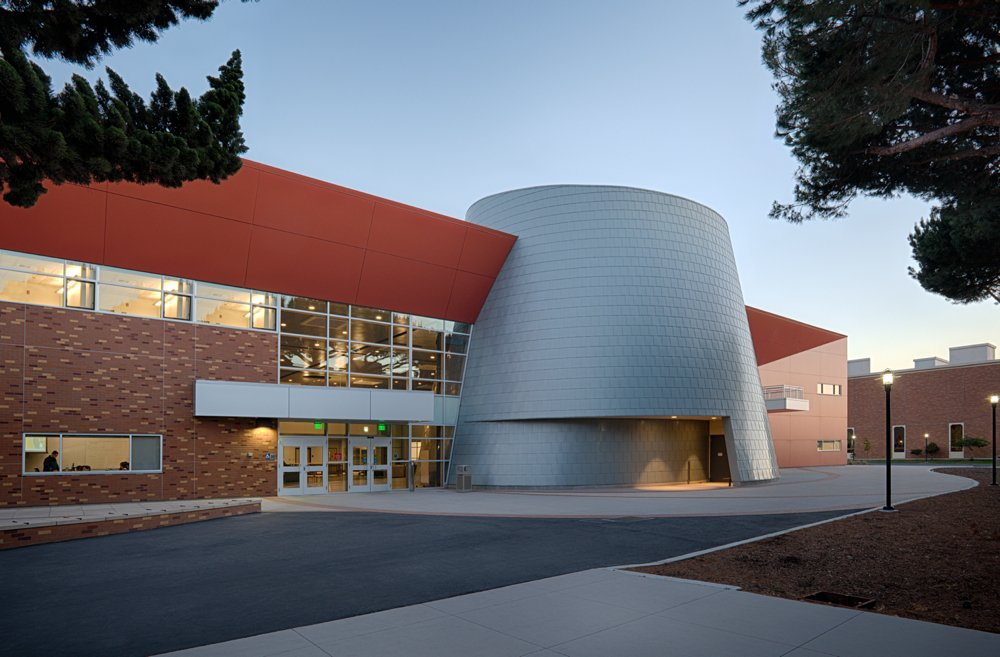
#> input picture labs/lab7/images/hartnell_planetarium.jpg, 1000 x 657 px
$ python chroma_key.py
#> lines starting #> are read from the running program, lines starting #| are printed output that depends on the picture
#
# chroma_key.py
# Created by Nicolas Lara Fonseca and Rodrigo Andrade
# 17 February 2020
#
import math
from PIL import Image

def distance(color1, color2):
    """returns color distance"""
    red_diff = math.pow((color1[0] - color2[0]), 2)
    green_diff = math.pow((color1[1] - color2[1]), 2)
    blue_diff = math.pow((color1[2] - color2[2]), 2)
    return math.sqrt(red_diff + green_diff + blue_diff)

def chromakey(background, greenscreen, new_image):
    """creates a new image with the target green changed to background image"""
    for x in range(new_image.width):
            for y in range(new_image.height):

                background_pixel = background.getpixel((x,y))
                new_pixel = background_pixel

                green = (0, 190, 60)


                if (y < greenscreen.height and x < greenscreen.width):
                    greenscreen_pixel = greenscreen.getpixel((x,y))
                    if distance(greenscreen_pixel, green) > 128:
                        new_pixel = greenscreen_pixel;
                new_image.putpixel((x,y), new_pixel)

    new_image.save('images/chromakeyed.png')
    return new_image


background = Image.open("images/hartnell_planetarium.jpg")
#> background is the input picture: PIL image 1000x657 RGB; mean R, G, B 104.9, 104.1, 110.5
greenscreen = Image.open("images/car_greenscreen.png")
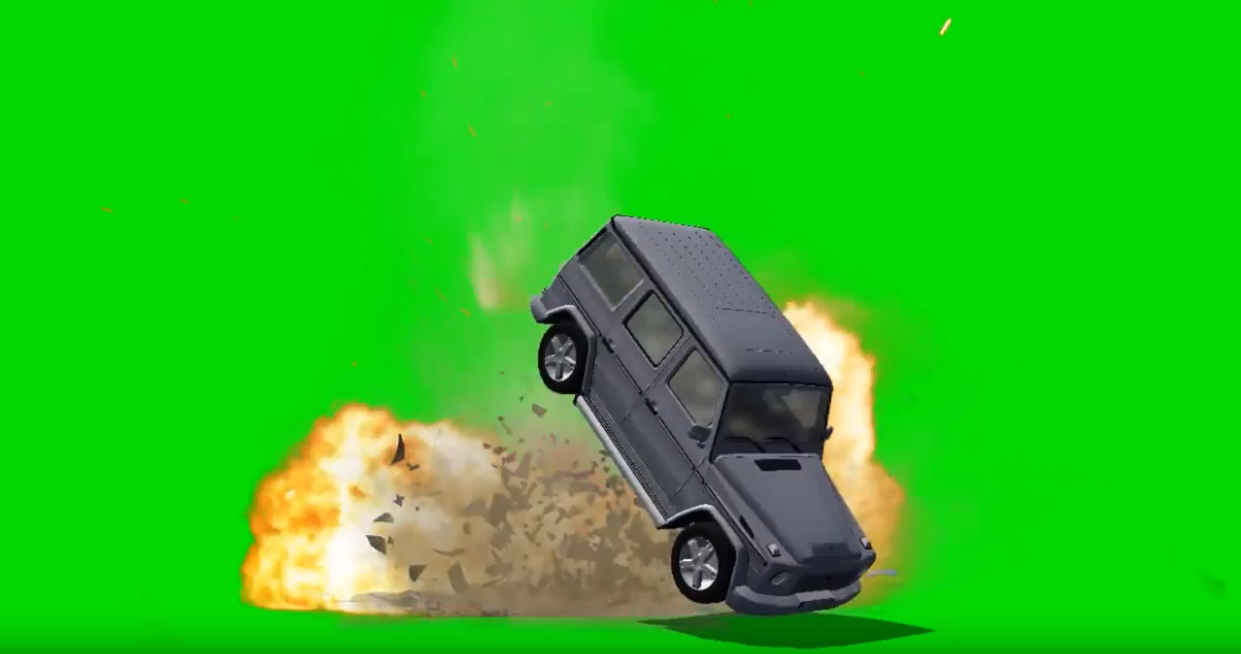
#> input picture labs/lab7/images/car_greenscreen.png, 1241 x 654 px
#> greenscreen is the input picture: PIL image 1241x654 RGBA; mean R, G, B, A 38, 192, 26.9, 255
new_image = Image.new("RGB", (background.width,background.height), "white")
#> new_image: PIL image 1000x657 RGB; every value is 255

our_new_image = chromakey(background, greenscreen, new_image)
#> after the loop in chromakey, `for x in range(new_image.width):`:
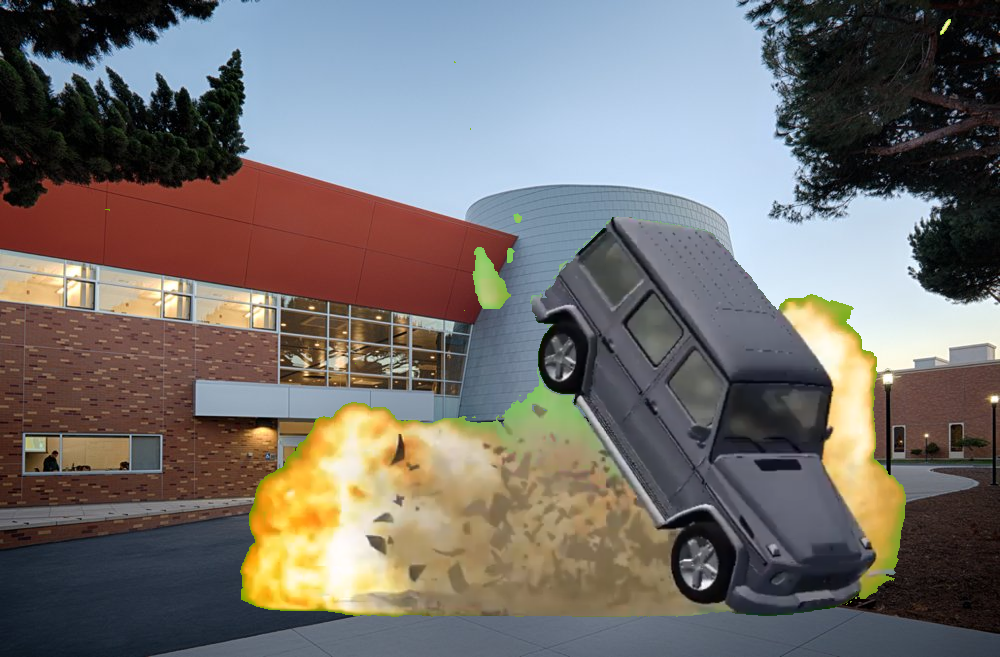
#> new_image: PIL image 1000x657 RGB; mean R, G, B 115.6, 111.4, 108.6
our_new_image.show()
